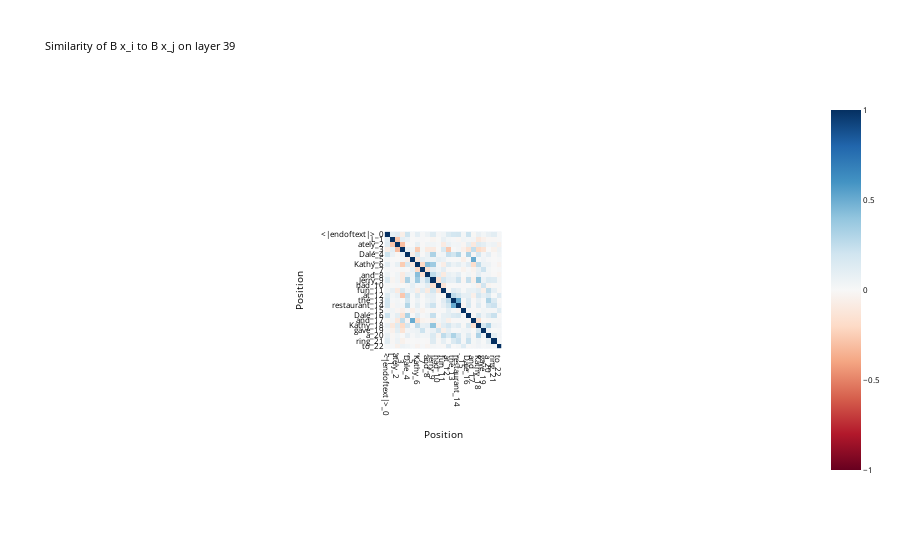
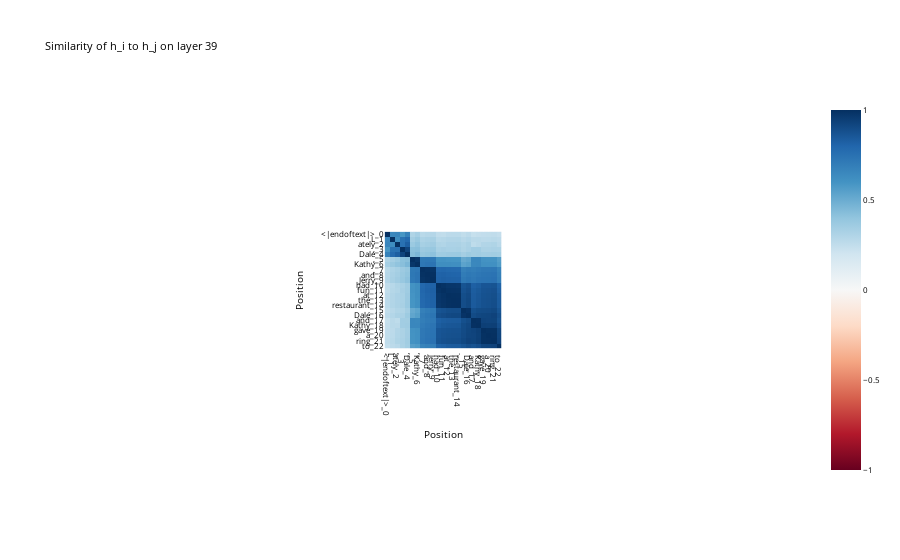
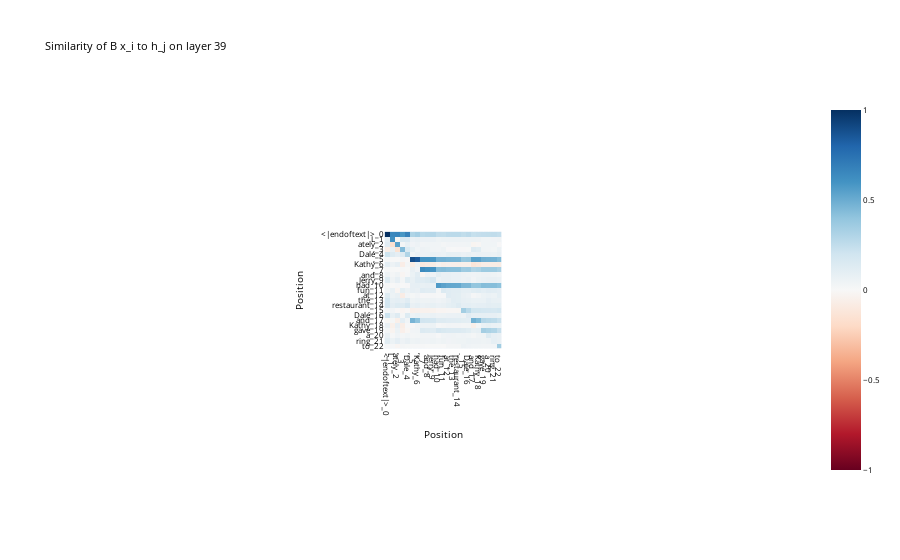
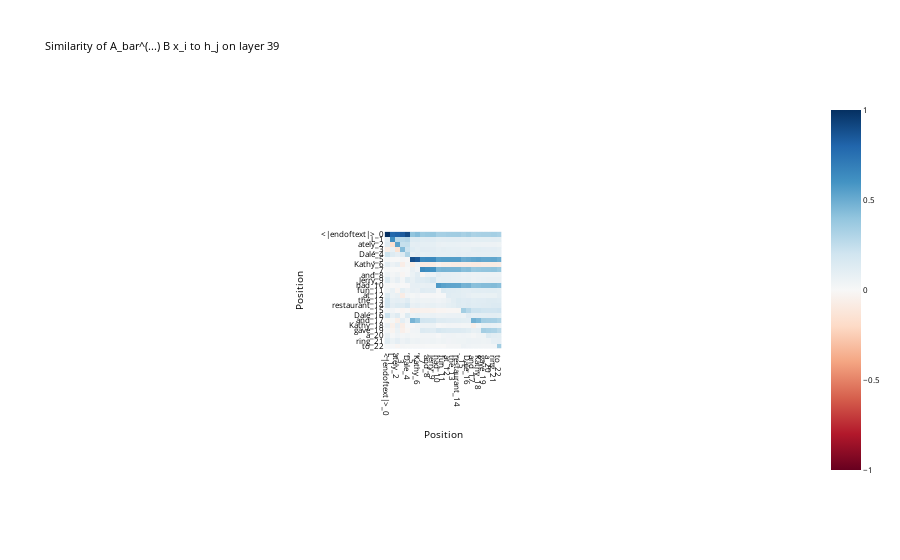

The notebook cell these images were saved under, in order:
### Code cell
prompt = model.tokenizer.decode(batched_data[0][1:])
prompt_tokens = model.to_tokens(prompt)[0]
L = prompt_tokens.size()[0]
prompt_str_tokens = model.to_str_tokens(prompt_tokens)

token_labels = []
for index, str_token in enumerate(prompt_str_tokens):
    token_labels.append(f"{str_token}_{index}")

# for each pos
'''
layer_labels = [str(layer) for layer in limited_layers]
for pos in tqdm(list(range(L))):
    fig = imshow(h_to_x_b_similarities[:,pos], show=False, x=token_labels, y=layer_labels, xaxis="Position", yaxis="Layer", title=f"Similarity to hidden state of token = {token_labels[pos]}", font_size=8)
    fig.update_layout(**plot_args)
    fig.update_layout(legend=dict(
        yanchor="top",
        y=0.99,
        xanchor="left",
        x=0.01
    ))
    fig.show()
'''
LAYER = 39
imshow(x_b_similarities[LAYER], show=False, x=token_labels, y=token_labels, xaxis="Position", yaxis="Position", title=f"Similarity of B x_i to B x_j on layer {LAYER}", font_size=8).show()
imshow(h_similarities[LAYER], show=False, x=token_labels, y=token_labels, xaxis="Position", yaxis="Position", title=f"Similarity of h_i to h_j on layer {LAYER}", font_size=8).show()
imshow(h_to_x_b_similarities[LAYER], show=False, x=token_labels, y=token_labels, xaxis="Position", yaxis="Position", title=f"Similarity of B x_i to h_j on layer {LAYER}", font_size=8).show()
imshow(h_to_x_b_similarities_catchup[LAYER], show=False, x=token_labels, y=token_labels, xaxis="Position", yaxis="Position", title=f"Similarity of A_bar^(...) B x_i to h_j on layer {LAYER}", font_size=8).show()

### Figure 1 — Plotly figure (JSON) as saved in the notebook; plotly's stock layout.template omitted (floating-point values rounded to 4 significant figures; data arrays with more than 128 entries replaced by an {"elided": "..."} marker saying what was removed)
{"data": [{"coloraxis": "coloraxis", "hovertemplate": "Position: %{x}<br>Position: %{y}<br>color: %{z}<extra></extra>", "name": "0", "type": "heatmap", "x": ["<|endoftext|>_0", "L_1", "ately_2", ",_3", " Dale_4", ",_5", " Kathy_6", ",_7", " and_8", " Jerry_9", " had_10", " fun_11", " at_12", " the_13", " restaurant_14", "._15", " Dale_16", " and_17", " Kathy_18", " gave_19", " a_20", " ring_21", " to_22"], "xaxis": "x", "y": ["<|endoftext|>_0", "L_1", "ately_2", ",_3", " Dale_4", ",_5", " Kathy_6", ",_7", " and_8", " Jerry_9", " had_10", " fun_11", " at_12", " the_13", " restaurant_14", "._15", " Dale_16", " and_17", " Kathy_18", " gave_19", " a_20", " ring_21", " to_22"], "yaxis": "y", "z": {"elided": "23x23 float values"}}], "layout": {"autosize": true, "coloraxis": {"cmid": 0, "colorscale": [[0, "rgb(103,0,31)"], [0.1, "rgb(178,24,43)"], [0.2, "rgb(214,96,77)"], [0.3, "rgb(244,165,130)"], [0.4, "rgb(253,219,199)"], [0.5, "rgb(247,247,247)"], [0.6, "rgb(209,229,240)"], [0.7, "rgb(146,197,222)"], [0.8, "rgb(67,147,195)"], [0.9, "rgb(33,102,172)"], [1, "rgb(5,48,97)"]]}, "font": {"color": "black", "size": 8}, "title": {"text": "Similarity of B x_i to B x_j on layer 39"}, "xaxis": {"anchor": "y", "autorange": true, "constrain": "domain", "domain": [0.4197, 0.5803], "range": [-0.5, 22.5], "scaleanchor": "y", "tickmode": "array", "ticktext": ["<|endoftext|>_0", "L_1", "ately_2", ",_3", " Dale_4", ",_5", " Kathy_6", ",_7", " and_8", " Jerry_9", " had_10", " fun_11", " at_12", " the_13", " restaurant_14", "._15", " Dale_16", " and_17", " Kathy_18", " gave_19", " a_20", " ring_21", " to_22"], "tickvals": ["<|endoftext|>_0", "L_1", "ately_2", ",_3", " Dale_4", ",_5", " Kathy_6", ",_7", " and_8", " Jerry_9", " had_10", " fun_11", " at_12", " the_13", " restaurant_14", "._15", " Dale_16", " and_17", " Kathy_18", " gave_19", " a_20", " ring_21", " to_22"], "title": {"text": "Position"}, "type": "category"}, "yaxis": {"anchor": "x", "autorange": true, "constrain": "domain", "domain": [0, 1], "range": [22.5, -0.5], "tickmode": "array", "ticktext": ["<|endoftext|>_0", "L_1", "ately_2", ",_3", " Dale_4", ",_5", " Kathy_6", ",_7", " and_8", " Jerry_9", " had_10", " fun_11", " at_12", " the_13", " restaurant_14", "._15", " Dale_16", " and_17", " Kathy_18", " gave_19", " a_20", " ring_21", " to_22"], "tickvals": ["<|endoftext|>_0", "L_1", "ately_2", ",_3", " Dale_4", ",_5", " Kathy_6", ",_7", " and_8", " Jerry_9", " had_10", " fun_11", " at_12", " the_13", " restaurant_14", "._15", " Dale_16", " and_17", " Kathy_18", " gave_19", " a_20", " ring_21", " to_22"], "title": {"text": "Position"}, "type": "category"}}}

### Figure 2 — Plotly figure (JSON) as saved in the notebook; plotly's stock layout.template omitted (floating-point values rounded to 4 significant figures; data arrays with more than 128 entries replaced by an {"elided": "..."} marker saying what was removed)
{"data": [{"coloraxis": "coloraxis", "hovertemplate": "Position: %{x}<br>Position: %{y}<br>color: %{z}<extra></extra>", "name": "0", "type": "heatmap", "x": ["<|endoftext|>_0", "L_1", "ately_2", ",_3", " Dale_4", ",_5", " Kathy_6", ",_7", " and_8", " Jerry_9", " had_10", " fun_11", " at_12", " the_13", " restaurant_14", "._15", " Dale_16", " and_17", " Kathy_18", " gave_19", " a_20", " ring_21", " to_22"], "xaxis": "x", "y": ["<|endoftext|>_0", "L_1", "ately_2", ",_3", " Dale_4", ",_5", " Kathy_6", ",_7", " and_8", " Jerry_9", " had_10", " fun_11", " at_12", " the_13", " restaurant_14", "._15", " Dale_16", " and_17", " Kathy_18", " gave_19", " a_20", " ring_21", " to_22"], "yaxis": "y", "z": {"elided": "23x23 float values"}}], "layout": {"autosize": true, "coloraxis": {"cmid": 0, "colorscale": [[0, "rgb(103,0,31)"], [0.1, "rgb(178,24,43)"], [0.2, "rgb(214,96,77)"], [0.3, "rgb(244,165,130)"], [0.4, "rgb(253,219,199)"], [0.5, "rgb(247,247,247)"], [0.6, "rgb(209,229,240)"], [0.7, "rgb(146,197,222)"], [0.8, "rgb(67,147,195)"], [0.9, "rgb(33,102,172)"], [1, "rgb(5,48,97)"]]}, "font": {"color": "black", "size": 8}, "title": {"text": "Similarity of h_i to h_j on layer 39"}, "xaxis": {"anchor": "y", "autorange": true, "constrain": "domain", "domain": [0.4197, 0.5803], "range": [-0.5, 22.5], "scaleanchor": "y", "tickmode": "array", "ticktext": ["<|endoftext|>_0", "L_1", "ately_2", ",_3", " Dale_4", ",_5", " Kathy_6", ",_7", " and_8", " Jerry_9", " had_10", " fun_11", " at_12", " the_13", " restaurant_14", "._15", " Dale_16", " and_17", " Kathy_18", " gave_19", " a_20", " ring_21", " to_22"], "tickvals": ["<|endoftext|>_0", "L_1", "ately_2", ",_3", " Dale_4", ",_5", " Kathy_6", ",_7", " and_8", " Jerry_9", " had_10", " fun_11", " at_12", " the_13", " restaurant_14", "._15", " Dale_16", " and_17", " Kathy_18", " gave_19", " a_20", " ring_21", " to_22"], "title": {"text": "Position"}, "type": "category"}, "yaxis": {"anchor": "x", "autorange": true, "constrain": "domain", "domain": [0.01844, 0.9816], "range": [22.5, -0.5], "tickmode": "array", "ticktext": ["<|endoftext|>_0", "L_1", "ately_2", ",_3", " Dale_4", ",_5", " Kathy_6", ",_7", " and_8", " Jerry_9", " had_10", " fun_11", " at_12", " the_13", " restaurant_14", "._15", " Dale_16", " and_17", " Kathy_18", " gave_19", " a_20", " ring_21", " to_22"], "tickvals": ["<|endoftext|>_0", "L_1", "ately_2", ",_3", " Dale_4", ",_5", " Kathy_6", ",_7", " and_8", " Jerry_9", " had_10", " fun_11", " at_12", " the_13", " restaurant_14", "._15", " Dale_16", " and_17", " Kathy_18", " gave_19", " a_20", " ring_21", " to_22"], "title": {"text": "Position"}, "type": "category"}}}

### Figure 3 — Plotly figure (JSON) as saved in the notebook; plotly's stock layout.template omitted (floating-point values rounded to 4 significant figures; data arrays with more than 128 entries replaced by an {"elided": "..."} marker saying what was removed)
{"data": [{"coloraxis": "coloraxis", "hovertemplate": "Position: %{x}<br>Position: %{y}<br>color: %{z}<extra></extra>", "name": "0", "type": "heatmap", "x": ["<|endoftext|>_0", "L_1", "ately_2", ",_3", " Dale_4", ",_5", " Kathy_6", ",_7", " and_8", " Jerry_9", " had_10", " fun_11", " at_12", " the_13", " restaurant_14", "._15", " Dale_16", " and_17", " Kathy_18", " gave_19", " a_20", " ring_21", " to_22"], "xaxis": "x", "y": ["<|endoftext|>_0", "L_1", "ately_2", ",_3", " Dale_4", ",_5", " Kathy_6", ",_7", " and_8", " Jerry_9", " had_10", " fun_11", " at_12", " the_13", " restaurant_14", "._15", " Dale_16", " and_17", " Kathy_18", " gave_19", " a_20", " ring_21", " to_22"], "yaxis": "y", "z": {"elided": "23x23 float values"}}], "layout": {"autosize": true, "coloraxis": {"cmid": 0, "colorscale": [[0, "rgb(103,0,31)"], [0.1, "rgb(178,24,43)"], [0.2, "rgb(214,96,77)"], [0.3, "rgb(244,165,130)"], [0.4, "rgb(253,219,199)"], [0.5, "rgb(247,247,247)"], [0.6, "rgb(209,229,240)"], [0.7, "rgb(146,197,222)"], [0.8, "rgb(67,147,195)"], [0.9, "rgb(33,102,172)"], [1, "rgb(5,48,97)"]]}, "font": {"color": "black", "size": 8}, "title": {"text": "Similarity of B x_i to h_j on layer 39"}, "xaxis": {"anchor": "y", "autorange": true, "constrain": "domain", "domain": [0.4197, 0.5803], "range": [-0.5, 22.5], "scaleanchor": "y", "tickmode": "array", "ticktext": ["<|endoftext|>_0", "L_1", "ately_2", ",_3", " Dale_4", ",_5", " Kathy_6", ",_7", " and_8", " Jerry_9", " had_10", " fun_11", " at_12", " the_13", " restaurant_14", "._15", " Dale_16", " and_17", " Kathy_18", " gave_19", " a_20", " ring_21", " to_22"], "tickvals": ["<|endoftext|>_0", "L_1", "ately_2", ",_3", " Dale_4", ",_5", " Kathy_6", ",_7", " and_8", " Jerry_9", " had_10", " fun_11", " at_12", " the_13", " restaurant_14", "._15", " Dale_16", " and_17", " Kathy_18", " gave_19", " a_20", " ring_21", " to_22"], "title": {"text": "Position"}, "type": "category"}, "yaxis": {"anchor": "x", "autorange": true, "constrain": "domain", "domain": [0.01844, 0.9816], "range": [22.5, -0.5], "tickmode": "array", "ticktext": ["<|endoftext|>_0", "L_1", "ately_2", ",_3", " Dale_4", ",_5", " Kathy_6", ",_7", " and_8", " Jerry_9", " had_10", " fun_11", " at_12", " the_13", " restaurant_14", "._15", " Dale_16", " and_17", " Kathy_18", " gave_19", " a_20", " ring_21", " to_22"], "tickvals": ["<|endoftext|>_0", "L_1", "ately_2", ",_3", " Dale_4", ",_5", " Kathy_6", ",_7", " and_8", " Jerry_9", " had_10", " fun_11", " at_12", " the_13", " restaurant_14", "._15", " Dale_16", " and_17", " Kathy_18", " gave_19", " a_20", " ring_21", " to_22"], "title": {"text": "Position"}, "type": "category"}}}

### Figure 4 — Plotly figure (JSON) as saved in the notebook; plotly's stock layout.template omitted (floating-point values rounded to 4 significant figures; data arrays with more than 128 entries replaced by an {"elided": "..."} marker saying what was removed)
{"data": [{"coloraxis": "coloraxis", "hovertemplate": "Position: %{x}<br>Position: %{y}<br>color: %{z}<extra></extra>", "name": "0", "type": "heatmap", "x": ["<|endoftext|>_0", "L_1", "ately_2", ",_3", " Dale_4", ",_5", " Kathy_6", ",_7", " and_8", " Jerry_9", " had_10", " fun_11", " at_12", " the_13", " restaurant_14", "._15", " Dale_16", " and_17", " Kathy_18", " gave_19", " a_20", " ring_21", " to_22"], "xaxis": "x", "y": ["<|endoftext|>_0", "L_1", "ately_2", ",_3", " Dale_4", ",_5", " Kathy_6", ",_7", " and_8", " Jerry_9", " had_10", " fun_11", " at_12", " the_13", " restaurant_14", "._15", " Dale_16", " and_17", " Kathy_18", " gave_19", " a_20", " ring_21", " to_22"], "yaxis": "y", "z": {"elided": "23x23 float values"}}], "layout": {"autosize": true, "coloraxis": {"cmid": 0, "colorscale": [[0, "rgb(103,0,31)"], [0.1, "rgb(178,24,43)"], [0.2, "rgb(214,96,77)"], [0.3, "rgb(244,165,130)"], [0.4, "rgb(253,219,199)"], [0.5, "rgb(247,247,247)"], [0.6, "rgb(209,229,240)"], [0.7, "rgb(146,197,222)"], [0.8, "rgb(67,147,195)"], [0.9, "rgb(33,102,172)"], [1, "rgb(5,48,97)"]]}, "font": {"color": "black", "size": 8}, "title": {"text": "Similarity of A_bar^(...) B x_i to h_j on layer 39"}, "xaxis": {"anchor": "y", "autorange": true, "constrain": "domain", "domain": [0.4197, 0.5803], "range": [-0.5, 22.5], "scaleanchor": "y", "tickmode": "array", "ticktext": ["<|endoftext|>_0", "L_1", "ately_2", ",_3", " Dale_4", ",_5", " Kathy_6", ",_7", " and_8", " Jerry_9", " had_10", " fun_11", " at_12", " the_13", " restaurant_14", "._15", " Dale_16", " and_17", " Kathy_18", " gave_19", " a_20", " ring_21", " to_22"], "tickvals": ["<|endoftext|>_0", "L_1", "ately_2", ",_3", " Dale_4", ",_5", " Kathy_6", ",_7", " and_8", " Jerry_9", " had_10", " fun_11", " at_12", " the_13", " restaurant_14", "._15", " Dale_16", " and_17", " Kathy_18", " gave_19", " a_20", " ring_21", " to_22"], "title": {"text": "Position"}, "type": "category"}, "yaxis": {"anchor": "x", "autorange": true, "constrain": "domain", "domain": [0.01844, 0.9816], "range": [22.5, -0.5], "tickmode": "array", "ticktext": ["<|endoftext|>_0", "L_1", "ately_2", ",_3", " Dale_4", ",_5", " Kathy_6", ",_7", " and_8", " Jerry_9", " had_10", " fun_11", " at_12", " the_13", " restaurant_14", "._15", " Dale_16", " and_17", " Kathy_18", " gave_19", " a_20", " ring_21", " to_22"], "tickvals": ["<|endoftext|>_0", "L_1", "ately_2", ",_3", " Dale_4", ",_5", " Kathy_6", ",_7", " and_8", " Jerry_9", " had_10", " fun_11", " at_12", " the_13", " restaurant_14", "._15", " Dale_16", " and_17", " Kathy_18", " gave_19", " a_20", " ring_21", " to_22"], "title": {"text": "Position"}, "type": "category"}}}
